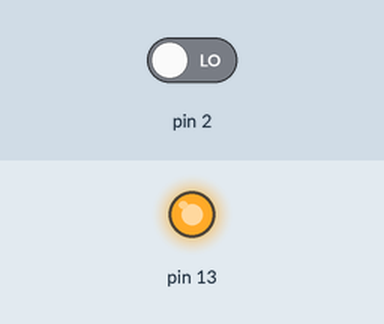
This sketch was run on a simulated Arduino Uno, built with avr-gcc and run on an emulated ATmega328P. Shown: output pins drawn as LEDs (lit = HIGH). Inputs (shaded band) come from the test bench; at power-on: pin 2 LOW. What the sketch prints to the serial monitor is not drawn.

Above: at 0.1 s.
Timing chart, 0 to 1.6 s (numbered marks = the images above):
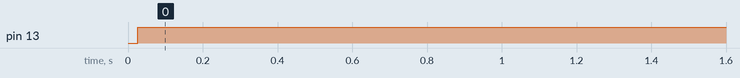

Measured:
- by itself, pin 13: LOW → HIGH at 0.03 s

The sketch:

non_blocking_multiple.ino
```cpp
//
// Sample of using Async reading of Dallas Temperature Sensors with two sensors
//
#include <OneWire.h>
#include <DallasTemperature.h>

// Data wire is plugged into port 2 on the Arduino
#define ONE_WIRE_BUS 2
#define TEMPERATURE_PRECISION 9

// Setup a oneWire instance to communicate with any OneWire devices (not just Maxim/Dallas temperature ICs)
OneWire oneWire(ONE_WIRE_BUS);

// Pass our oneWire reference to Dallas Temperature.
DallasTemperature sensors(&oneWire);

DeviceAddress casingTemperature, ambientTemperature;

unsigned long lastTempRequest = 0;
int  delayInMillis = 0;
float ambient_temperature = 0.0;
float casing_temperature = 0.0;
int  idle = 0;
//
// SETUP
//
void setup(void)
{
  Serial.begin(115200);
  Serial.println("Dallas Temperature Control Library - Async Demo with two sensors");
  Serial.print("Library Version: ");
  Serial.println(DALLASTEMPLIBVERSION);
  Serial.println("\n");

  sensors.begin();

  // locate devices on the bus
  Serial.print("Locating devices...");
  Serial.print("Found ");
  Serial.print(sensors.getDeviceCount(), DEC);
  Serial.println(" devices.");

  // report parasite power requirements
  Serial.print("Parasite power is: ");
  if (sensors.isParasitePowerMode()) Serial.println("ON");
  else Serial.println("OFF");

  if (!sensors.getAddress(ambientTemperature, 0)) Serial.println("Unable to find address for Device 0");
  if (!sensors.getAddress(casingTemperature, 1)) Serial.println("Unable to find address for Device 1");

  // show the addresses we found on the bus
  Serial.print("Device 0 Address: ");
  printAddress(ambientTemperature);
  Serial.println();

  Serial.print("Device 1 Address: ");
  printAddress(casingTemperature);
  Serial.println();

  sensors.setResolution(ambientTemperature, TEMPERATURE_PRECISION);
  sensors.setResolution(casingTemperature, TEMPERATURE_PRECISION);

  Serial.print("Device 0 Resolution: ");
  Serial.print(sensors.getResolution(ambientTemperature), DEC);
  Serial.println();

  Serial.print("Device 1 Resolution: ");
  Serial.print(sensors.getResolution(casingTemperature), DEC);
  Serial.println();

  sensors.setWaitForConversion(false);

  sensors.requestTemperatures();
  delayInMillis = 750 / (1 << (3));
  lastTempRequest = millis();

  pinMode(13, OUTPUT);
}

// function to print a device address
void printAddress(DeviceAddress deviceAddress)
{
  for (uint8_t i = 0; i < 8; i++)
  {
    // zero pad the address if necessary
    if (deviceAddress[i] < 16) Serial.print("0");
    Serial.print(deviceAddress[i], HEX);
  }
}

// function to print the temperature for a device
void printTemperature(DeviceAddress deviceAddress)
{
  float tempC = sensors.getTempC(deviceAddress);
  Serial.print("Temp C: ");
  Serial.print(tempC);
  Serial.print(" Temp F: ");
  Serial.print(DallasTemperature::toFahrenheit(tempC));
}

// function to print a device's resolution
void printResolution(DeviceAddress deviceAddress)
{
  Serial.print("Resolution: ");
  Serial.print(sensors.getResolution(deviceAddress));
  Serial.println();
}

// main function to print information about a device
void printData(DeviceAddress deviceAddress)
{
  Serial.print("Device Address: ");
  printAddress(deviceAddress);
  Serial.print(" ");
  printTemperature(deviceAddress);
  Serial.println();
}

void loop(void)
{

  if (millis() - lastTempRequest >= delayInMillis) // waited long enough??
  {
    digitalWrite(13, LOW);
    Serial.print("Ambient temperature: ");
    ambient_temperature = sensors.getTempCByIndex(0);
    Serial.println(ambient_temperature, 1);

    Serial.print("Casing temperature: ");
    casing_temperature = sensors.getTempCByIndex(1);
    Serial.println(casing_temperature, 1);
    Serial.print("Idle counter: ");

    Serial.println(idle);
    Serial.println();
    idle = 0;
    sensors.requestTemperatures();
    delayInMillis = 750 / (1 << (3));
    lastTempRequest = millis();
  }

  digitalWrite(13, HIGH);
  // we can do usefull things here
  // for the demo we just count the idle time in millis
  delay(1);
  idle++;
}
```

DallasTemperature.h
```cpp
#ifndef DallasTemperature_h
#define DallasTemperature_h

#define DALLASTEMPLIBVERSION "3.7.3"

// This library is free software; you can redistribute it and/or
// modify it under the terms of the GNU Lesser General Public
// License as published by the Free Software Foundation; either
// version 2.1 of the License, or (at your option) any later version.

// set to true to include code for new and delete operators
#ifndef REQUIRESNEW
#define REQUIRESNEW false
#endif

// set to true to include code implementing alarm search functions
#ifndef REQUIRESALARMS
#define REQUIRESALARMS true
#endif

#include <inttypes.h>
#include <OneWire.h>

// Model IDs
#define DS18S20MODEL 0x10  // also DS1820
#define DS18B20MODEL 0x28
#define DS1822MODEL  0x22
#define DS1825MODEL  0x3B

// OneWire commands
#define STARTCONVO      0x44  // Tells device to take a temperature reading and put it on the scratchpad
#define COPYSCRATCH     0x48  // Copy EEPROM
#define READSCRATCH     0xBE  // Read EEPROM
#define WRITESCRATCH    0x4E  // Write to EEPROM
#define RECALLSCRATCH   0xB8  // Reload from last known
#define READPOWERSUPPLY 0xB4  // Determine if device needs parasite power
#define ALARMSEARCH     0xEC  // Query bus for devices with an alarm condition

// Scratchpad locations
#define TEMP_LSB        0
#define TEMP_MSB        1
#define HIGH_ALARM_TEMP 2
#define LOW_ALARM_TEMP  3
#define CONFIGURATION   4
#define INTERNAL_BYTE   5
#define COUNT_REMAIN    6
#define COUNT_PER_C     7
#define SCRATCHPAD_CRC  8

// Device resolution
#define TEMP_9_BIT  0x1F //  9 bit
#define TEMP_10_BIT 0x3F // 10 bit
#define TEMP_11_BIT 0x5F // 11 bit
#define TEMP_12_BIT 0x7F // 12 bit

// Error Codes
#define DEVICE_DISCONNECTED_C -127
#define DEVICE_DISCONNECTED_F -196.6
#define DEVICE_DISCONNECTED_RAW -7040

typedef uint8_t DeviceAddress[8];

class DallasTemperature
{
public:

    DallasTemperature();
    DallasTemperature(OneWire*);

    void setOneWire(OneWire*);

    // initialise bus
    void begin(void);

    // returns the number of devices found on the bus
    uint8_t getDeviceCount(void);

    // returns true if address is valid
    bool validAddress(const uint8_t*);

    // finds an address at a given index on the bus
    bool getAddress(uint8_t*, uint8_t);

    // attempt to determine if the device at the given address is connected to the bus
    bool isConnected(const uint8_t*);

    // attempt to determine if the device at the given address is connected to the bus
    // also allows for updating the read scratchpad
    bool isConnected(const uint8_t*, uint8_t*);

    // read device's scratchpad
    bool readScratchPad(const uint8_t*, uint8_t*);

    // write device's scratchpad
    void writeScratchPad(const uint8_t*, const uint8_t*);

    // read device's power requirements
    bool readPowerSupply(const uint8_t*);

    // get global resolution
    uint8_t getResolution();

    // set global resolution to 9, 10, 11, or 12 bits
    void setResolution(uint8_t);

    // returns the device resolution: 9, 10, 11, or 12 bits
    uint8_t getResolution(const uint8_t*);

    // set resolution of a device to 9, 10, 11, or 12 bits
    bool setResolution(const uint8_t*, uint8_t);

    // sets/gets the waitForConversion flag
    void setWaitForConversion(bool);
    bool getWaitForConversion(void);

    // sets/gets the checkForConversion flag
    void setCheckForConversion(bool);
    bool getCheckForConversion(void);

    // sends command for all devices on the bus to perform a temperature conversion
    void requestTemperatures(void);

    // sends command for one device to perform a temperature conversion by address
    bool requestTemperaturesByAddress(const uint8_t*);

    // sends command for one device to perform a temperature conversion by index
    bool requestTemperaturesByIndex(uint8_t);

    // returns temperature raw value (12 bit integer of 1/128 degrees C)
    int16_t getTemp(const uint8_t*);

    // returns temperature in degrees C
    float getTempC(const uint8_t*);

    // returns temperature in degrees F
    float getTempF(const uint8_t*);

    // Get temperature for device index (slow)
    float getTempCByIndex(uint8_t);

    // Get temperature for device index (slow)
    float getTempFByIndex(uint8_t);

    // returns true if the bus requires parasite power
    bool isParasitePowerMode(void);

    bool isConversionAvailable(const uint8_t*);

#if REQUIRESALARMS

    typedef void AlarmHandler(const uint8_t*);

    // sets the high alarm temperature for a device
    // accepts a char.  valid range is -55C - 125C
    void setHighAlarmTemp(const uint8_t*, char);

    // sets the low alarm temperature for a device
    // accepts a char.  valid range is -55C - 125C
    void setLowAlarmTemp(const uint8_t*, char);

    // returns a signed char with the current high alarm temperature for a device
    // in the range -55C - 125C
    char getHighAlarmTemp(const uint8_t*);

    // returns a signed char with the current low alarm temperature for a device
    // in the range -55C - 125C
    char getLowAlarmTemp(const uint8_t*);

    // resets internal variables used for the alarm search
    void resetAlarmSearch(void);

    // search the wire for devices with active alarms
    bool alarmSearch(uint8_t*);

    // returns true if ia specific device has an alarm
    bool hasAlarm(const uint8_t*);

    // returns true if any device is reporting an alarm on the bus
    bool hasAlarm(void);

    // runs the alarm handler for all devices returned by alarmSearch()
    void processAlarms(void);

    // sets the alarm handler
    void setAlarmHandler(const AlarmHandler *);

    // The default alarm handler
    static void defaultAlarmHandler(const uint8_t*);

#endif

    // if no alarm handler is used the two bytes can be used as user data
    // example of such usage is an ID.
    // note if device is not connected it will fail writing the data.
    // note if address cannot be found no error will be reported.
    // in short use carefully
    void setUserData(const uint8_t*, int16_t );
    void setUserDataByIndex(uint8_t, int16_t );
    int16_t getUserData(const uint8_t* );
    int16_t getUserDataByIndex(uint8_t );

    // convert from Celsius to Fahrenheit
    static float toFahrenheit(float);

    // convert from Fahrenheit to Celsius
    static float toCelsius(float);

    // convert from raw to Celsius
    static float rawToCelsius(int16_t);

    // convert from raw to Fahrenheit
    static float rawToFahrenheit(int16_t);

#if REQUIRESNEW

    // initialize memory area
    void* operator new (unsigned int);

    // delete memory reference
    void operator delete(void*);

#endif

private:
    typedef uint8_t ScratchPad[9];

    // parasite power on or off
    bool parasite;

    // used to determine the delay amount needed to allow for the
    // temperature conversion to take place
    uint8_t bitResolution;

    // used to requestTemperature with or without delay
    bool waitForConversion;

    // used to requestTemperature to dynamically check if a conversion is complete
    bool checkForConversion;

    // count of devices on the bus
    uint8_t devices;

    // Take a pointer to one wire instance
    OneWire* _wire;

    // reads scratchpad and returns the raw temperature
    int16_t calculateTemperature(const uint8_t*, uint8_t*);

    int16_t millisToWaitForConversion(uint8_t);

    void	blockTillConversionComplete(uint8_t, const uint8_t*);

#if REQUIRESALARMS

    // required for alarmSearch
    uint8_t alarmSearchAddress[8];
    char alarmSearchJunction;
    uint8_t alarmSearchExhausted;

    // the alarm handler function pointer
    AlarmHandler *_AlarmHandler;

#endif

};
#endif
```

Source omitted: OneWire.h (14701 bytes)
